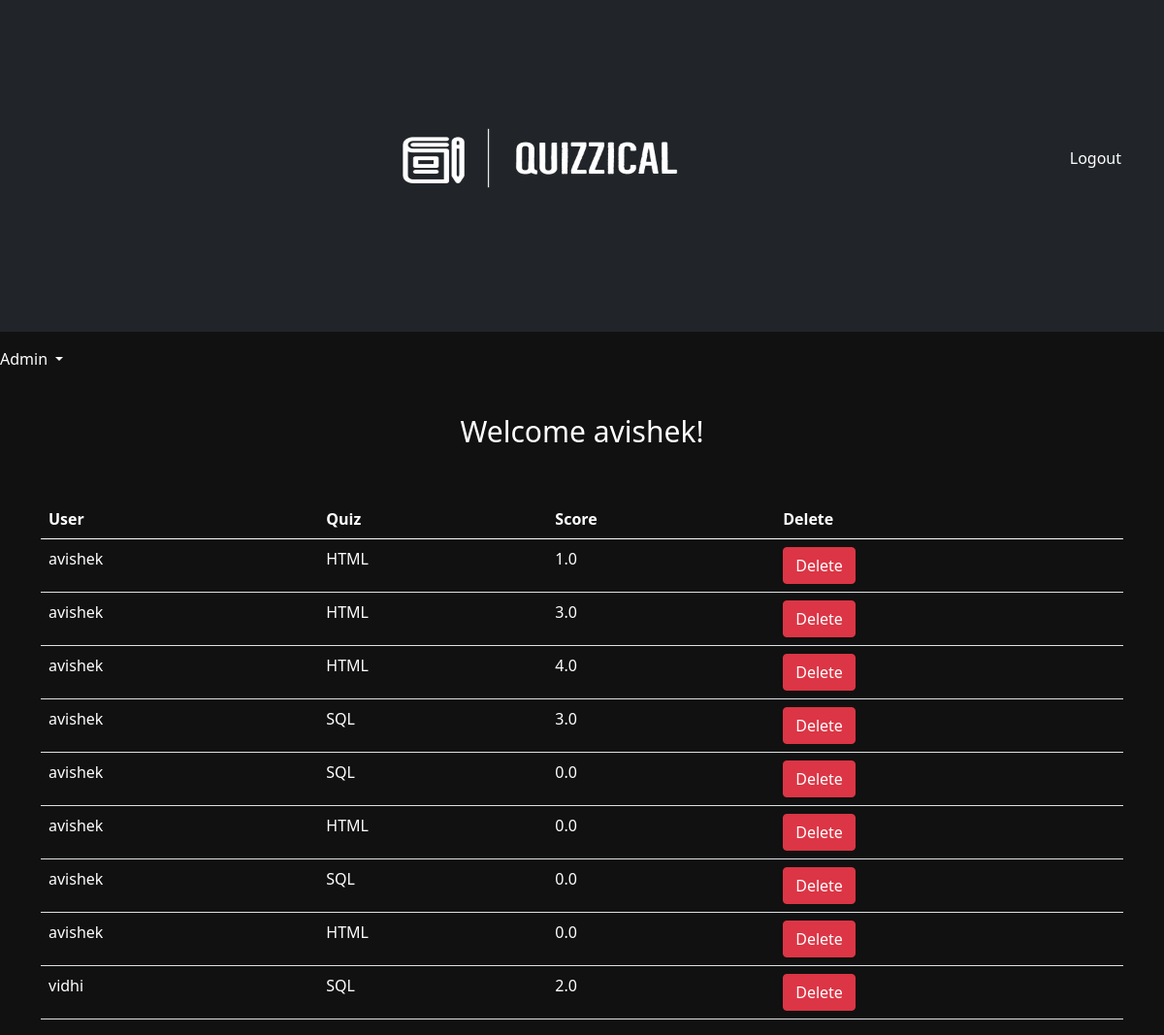
The page /results/ (signed in) on the database its author committed.
### home/models.py (models this page shows, shortened)
class Marks_Of_User(models.Model):
    quiz = models.ForeignKey(Quiz, on_delete=models.CASCADE)
    user = models.ForeignKey(User, on_delete=models.CASCADE)
    score = models.FloatField()

class Quiz(models.Model):
    name = models.CharField(max_length=50)
    desc = models.CharField(max_length=500)
    number_of_questions = models.IntegerField(default=1)
    time = models.IntegerField(help_text="Duration of the quiz in seconds", default="1")
    def __str__(self):
        return self.name

### home/views.py (the view)
# urls.py: path('results/', views.results, name='results'),
def results(request):
    marks = Marks_Of_User.objects.all()
    return render(request, "results.html", {'marks':marks})

### home/templates/results.html (shortened to what this page needs)
{% extends 'base.html' %}
{% block body %}
<div class="container mt-4">
      <br>
      <table class="table">
        <thead>
          <tr>
            <th>User</th>
            <th>Quiz</th>
            <th>Score</th>
            <th>Delete</th>
          </tr>
        </thead>
{% for mark in marks %}
<tr>
  <td>{{mark.user}}</td>
  <td>{{mark.quiz}}</td>
  <td>{{mark.score}}</td>
  <td><a href="/delete_result/{{mark.id}}/" class="btn btn-danger">Delete</a></td>
</tr>
{% endfor %}
</table>
</div>
{% endblock %}

### home/templates/base.html (shortened to what this page needs)
{% load static%}
<!doctype html>
<html lang="en">
  <head>
    <link href="https://cdn.jsdelivr.net/npm/bootstrap@5.0.2/dist/css/bootstrap.min.css" rel="stylesheet">
  </head>
  <body>
    {% if user.is_authenticated %}
    <nav class="navbar navbar-expand-lg navbar-dark bg-dark">
      <div class="container-fluid">
        <ul  style = "display: flex; justify-content: space-between; align-items: center; flex-direction: row;  list-style-type: none; width: 100%;  ">
          <li class="navbar-brand"> <img src="{% static 'images/Quizzical_logo2.png'%}" class="rounded-pill image2" height="300px" width="400px"></li>
          <li id = "logout" class="nav-item"><a class="nav-link" href="/logout" style=" color:white; list-style-type: none; ">Logout</a></li>
        </ul>
          <div class="collapse navbar-collapse" id="navbarSupportedContent">
            <ul class="navbar-nav me-auto mb-2 mb-lg-0">
              <li class="nav-item">
                <a class="nav-link userwelcome" href="#" ></a>
              </li>
            </ul>
            {% endif %}
          </div>
        </nav>
        {% if user.is_superuser %}
        <div class="c navbar" id="navbarNavDarkDropdown">
          <ul class="navbar-nav">
            <li class="nav-item dropdown">
              <a class="nav-link dropdown-toggle admin" href="#" id="navbarDarkDropdownMenuLink" role="button" data-bs-toggle="dropdown" aria-expanded="false" style=" color:white; ">
                Admin
              </a>
            </li>
          </ul>
        </div>
        {% endif %}
      <br>
      <div class="container-fluid">
      <p class="text-center" style="color:white; font-size:30px;">Welcome {{request.user}}!</p>
      </div>
      {% block body %} {% endblock %}
    </body>
</html>

### home/templates/results.html (style rules this page uses)
body { background: #111; }
* { color: white; }

### rows shown on the page
Marks_Of_User: user "avishek", quiz "HTML", score "1.0"
Marks_Of_User: user "avishek", quiz "HTML", score "3.0"
Marks_Of_User: user "avishek", quiz "HTML", score "4.0"
Marks_Of_User: user "avishek", quiz "SQL", score "3.0"
Marks_Of_User: user "avishek", quiz "SQL", score "0.0"
Marks_Of_User: user "avishek", quiz "HTML", score "0.0"
Marks_Of_User: user "avishek", quiz "SQL", score "0.0"
Marks_Of_User: user "avishek", quiz "HTML", score "0.0"
Marks_Of_User: user "vidhi", quiz "SQL", score "2.0"

### other values the page prints
{{ request.user }} "avishek"
